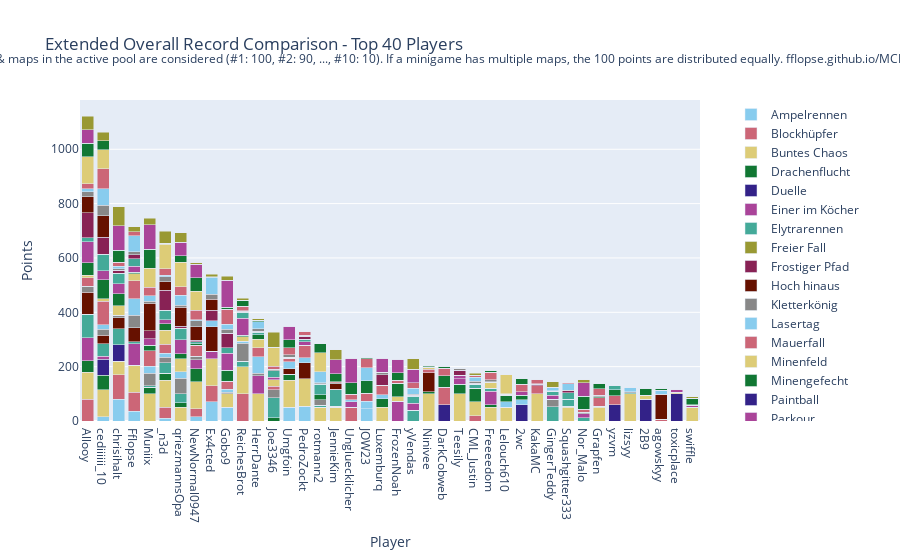

Here is the notebook cell this chart was saved with:
### Code cell
import plotly.graph_objects as go

# Sum all columns to get the total score
outDf['Total'] = outDf.sum(axis=1)

# Sort by total score and fill N/A values with 0
outDf = outDf.sort_values(by='Total', ascending=False).fillna(0)

# Crop to top 10 players
cropDf = outDf.head(40).copy()

# Drop the 'Total' column for plotting
cropDf = cropDf.drop(columns=['Total'])

# Create a color palette
color_palette = px.colors.qualitative.Safe

# Create the stacked bar plot
fig = go.Figure()

cropDf = remove_duplicate_columns(cropDf)

for column in cropDf.columns.difference(['Player']):
    fig.add_trace(go.Bar(
        x=cropDf.index,
        y=cropDf[column],
        name=column,
        marker_color=color_palette[len(fig.data) % len(color_palette)]
    ))

# Update layout
fig.update_layout(
    barmode='stack',
    title='Extended Overall Record Comparison - Top 40 Players',
    xaxis=dict(title='Player'),
    yaxis=dict(title='Points'),
    #height=800,
    #width=1000,
    legend=dict(
        x=1.05,
        y=0.5,
        traceorder='normal',
        font=dict(size=12),
        bgcolor='rgba(255, 255, 255, 0)',
        bordercolor='rgba(0, 0, 0, 0)'
    ),
    margin=dict(r=200),  # Adjust right margin to make room for the legend
    annotations=[
        dict(
            x=0.5,
            y=1.1635,
            xref='paper',
            yref='paper',
            text='Max 100 points per minigame. Records #1 through #10 of games & maps in the active pool are considered (#1: 100, #2: 90, ..., #10: 10). If a minigame has multiple maps, the 100 points are distributed equally. fflopse.github.io/MCP-Records/data-analysis/global-ranking.ipynb',
            showarrow=False,
            font=dict(size=12),
            xanchor='center'
        )
    ]
)

fig.show()

# save the plot as an html file

fig.write_html('out/ext_overall_record_comparison.html')

### Figure 1 — Plotly figure (JSON) as saved in the notebook; plotly's stock layout.template omitted (floating-point values rounded to 4 significant figures)
{"data": [{"marker": {"color": "rgb(136, 204, 238)"}, "name": "Ampelrennen", "type": "bar", "x": ["Allooy", "cediiiiii_10", "chrisihalt", "Fflopse", "Muniix", "_n3d", "qriezmannsOpa", "NewNormal0947", "Ex4cted", "Gobo9", "ReichesBrot", "HerrDante", "Joe3346", "Umgfoin", "PedroZockt", "rotmann2", "JennieKim", "Ungluecklicher", "JOW23", "Luxemburq", "FrozenNoah", "yVendas", "Ninivee", "DarkCobweb", "Teesily", "CML_Justin", "Freeeedom", "Lelouch610", "2wc", "KakaMC", "GingerTeddy", "Squashgitter333", "Nor_Malo", "Grapfen", "yzvm", "lizsyy", "2B9", "agowskyy", "toxicplace", "swiffle"], "y": [0.0, 15.0, 80.0, 35.0, 0.0, 10.0, 0.0, 15.0, 70.0, 50.0, 0.0, 0.0, 0.0, 50.0, 55.0, 0.0, 0.0, 0.0, 45.0, 0.0, 0.0, 0.0, 0.0, 0.0, 0.0, 0.0, 0.0, 0.0, 0.0, 0.0, 0.0, 0.0, 0.0, 0.0, 0.0, 0.0, 0.0, 0.0, 0.0, 0.0]}, {"marker": {"color": "rgb(204, 102, 119)"}, "name": "Blockhüpfer", "type": "bar", "x": ["Allooy", "cediiiiii_10", "chrisihalt", "Fflopse", "Muniix", "_n3d", "qriezmannsOpa", "NewNormal0947", "Ex4cted", "Gobo9", "ReichesBrot", "HerrDante", "Joe3346", "Umgfoin", "PedroZockt", "rotmann2", "JennieKim", "Ungluecklicher", "JOW23", "Luxemburq", "FrozenNoah", "yVendas", "Ninivee", "DarkCobweb", "Teesily", "CML_Justin", "Freeeedom", "Lelouch610", "2wc", "KakaMC", "GingerTeddy", "Squashgitter333", "Nor_Malo", "Grapfen", "yzvm", "lizsyy", "2B9", "agowskyy", "toxicplace", "swiffle"], "y": [80.0, 0.0, 90.0, 70.0, 0.0, 40.0, 0.0, 30.0, 60.0, 0.0, 100.0, 0.0, 0.0, 0.0, 0.0, 0.0, 0.0, 50.0, 0.0, 0.0, 0.0, 0.0, 0.0, 0.0, 0.0, 20.0, 0.0, 0.0, 0.0, 0.0, 0.0, 0.0, 0.0, 0.0, 0.0, 0.0, 0.0, 0.0, 0.0, 0.0]}, {"marker": {"color": "rgb(221, 204, 119)"}, "name": "Buntes Chaos", "type": "bar", "x": ["Allooy", "cediiiiii_10", "chrisihalt", "Fflopse", "Muniix", "_n3d", "qriezmannsOpa", "NewNormal0947", "Ex4cted", "Gobo9", "ReichesBrot", "HerrDante", "Joe3346", "Umgfoin", "PedroZockt", "rotmann2", "JennieKim", "Ungluecklicher", "JOW23", "Luxemburq", "FrozenNoah", "yVendas", "Ninivee", "DarkCobweb", "Teesily", "CML_Justin", "Freeeedom", "Lelouch610", "2wc", "KakaMC", "GingerTeddy", "Squashgitter333", "Nor_Malo", "Grapfen", "yzvm", "lizsyy", "2B9", "agowskyy", "toxicplace", "swiffle"], "y": [100.0, 100.0, 50.0, 100.0, 100.0, 100.0, 50.0, 100.0, 100.0, 50.0, 100.0, 100.0, 0.0, 100.0, 100.0, 50.0, 50.0, 0.0, 0.0, 50.0, 0.0, 0.0, 100.0, 0.0, 100.0, 50.0, 50.0, 50.0, 0.0, 100.0, 0.0, 50.0, 0.0, 50.0, 0.0, 100.0, 0.0, 0.0, 0.0, 50.0]}, {"marker": {"color": "rgb(17, 119, 51)"}, "name": "Drachenflucht", "type": "bar", "x": ["Allooy", "cediiiiii_10", "chrisihalt", "Fflopse", "Muniix", "_n3d", "qriezmannsOpa", "NewNormal0947", "Ex4cted", "Gobo9", "ReichesBrot", "HerrDante", "Joe3346", "Umgfoin", "PedroZockt", "rotmann2", "JennieKim", "Ungluecklicher", "JOW23", "Luxemburq", "FrozenNoah", "yVendas", "Ninivee", "DarkCobweb", "Teesily", "CML_Justin", "Freeeedom", "Lelouch610", "2wc", "KakaMC", "GingerTeddy", "Squashgitter333", "Nor_Malo", "Grapfen", "yzvm", "lizsyy", "2B9", "agowskyy", "toxicplace", "swiffle"], "y": [42.5, 52.5, 0.0, 0.0, 25.0, 25.0, 17.5, 47.5, 0.0, 0.0, 0.0, 0.0, 12.5, 22.5, 0.0, 0.0, 0.0, 0.0, 0.0, 32.5, 0.0, 0.0, 7.5, 0.0, 35.0, 50.0, 10.0, 0.0, 0.0, 0.0, 0.0, 5.0, 0.0, 5.0, 0.0, 0.0, 0.0, 0.0, 0.0, 0.0]}, {"marker": {"color": "rgb(51, 34, 136)"}, "name": "Duelle", "type": "bar", "x": ["Allooy", "cediiiiii_10", "chrisihalt", "Fflopse", "Muniix", "_n3d", "qriezmannsOpa", "NewNormal0947", "Ex4cted", "Gobo9", "ReichesBrot", "HerrDante", "Joe3346", "Umgfoin", "PedroZockt", "rotmann2", "JennieKim", "Ungluecklicher", "JOW23", "Luxemburq", "FrozenNoah", "yVendas", "Ninivee", "DarkCobweb", "Teesily", "CML_Justin", "Freeeedom", "Lelouch610", "2wc", "KakaMC", "GingerTeddy", "Squashgitter333", "Nor_Malo", "Grapfen", "yzvm", "lizsyy", "2B9", "agowskyy", "toxicplace", "swiffle"], "y": [0.0, 60.0, 60.0, 0.0, 0.0, 0.0, 0.0, 0.0, 0.0, 0.0, 0.0, 0.0, 0.0, 0.0, 0.0, 0.0, 0.0, 0.0, 0.0, 0.0, 0.0, 0.0, 0.0, 60.0, 0.0, 0.0, 0.0, 0.0, 60.0, 0.0, 0.0, 0.0, 0.0, 0.0, 60.0, 0.0, 80.0, 0.0, 100.0, 0.0]}, {"marker": {"color": "rgb(170, 68, 153)"}, "name": "Einer im Köcher", "type": "bar", "x": ["Allooy", "cediiiiii_10", "chrisihalt", "Fflopse", "Muniix", "_n3d", "qriezmannsOpa", "NewNormal0947", "Ex4cted", "Gobo9", "ReichesBrot", "HerrDante", "Joe3346", "Umgfoin", "PedroZockt", "rotmann2", "JennieKim", "Ungluecklicher", "JOW23", "Luxemburq", "FrozenNoah", "yVendas", "Ninivee", "DarkCobweb", "Teesily", "CML_Justin", "Freeeedom", "Lelouch610", "2wc", "KakaMC", "GingerTeddy", "Squashgitter333", "Nor_Malo", "Grapfen", "yzvm", "lizsyy", "2B9", "agowskyy", "toxicplace", "swiffle"], "y": [83.33, 10.0, 0.0, 80.0, 0.0, 0.0, 0.0, 33.33, 26.67, 0.0, 0.0, 66.67, 0.0, 0.0, 0.0, 0.0, 0.0, 20.0, 0.0, 0.0, 73.33, 0.0, 0.0, 0.0, 20.0, 0.0, 50.0, 0.0, 0.0, 0.0, 0.0, 0.0, 0.0, 0.0, 0.0, 0.0, 0.0, 0.0, 0.0, 0.0]}, {"marker": {"color": "rgb(68, 170, 153)"}, "name": "Elytrarennen", "type": "bar", "x": ["Allooy", "cediiiiii_10", "chrisihalt", "Fflopse", "Muniix", "_n3d", "qriezmannsOpa", "NewNormal0947", "Ex4cted", "Gobo9", "ReichesBrot", "HerrDante", "Joe3346", "Umgfoin", "PedroZockt", "rotmann2", "JennieKim", "Ungluecklicher", "JOW23", "Luxemburq", "FrozenNoah", "yVendas", "Ninivee", "DarkCobweb", "Teesily", "CML_Justin", "Freeeedom", "Lelouch610", "2wc", "KakaMC", "GingerTeddy", "Squashgitter333", "Nor_Malo", "Grapfen", "yzvm", "lizsyy", "2B9", "agowskyy", "toxicplace", "swiffle"], "y": [87.5, 47.5, 60.0, 7.5, 5.0, 40.0, 32.5, 0.0, 0.0, 0.0, 20.0, 0.0, 72.5, 0.0, 0.0, 7.5, 0.0, 0.0, 0.0, 0.0, 0.0, 40.0, 0.0, 0.0, 0.0, 15.0, 10.0, 0.0, 0.0, 0.0, 52.5, 25.0, 12.5, 0.0, 0.0, 0.0, 0.0, 0.0, 0.0, 0.0]}, {"marker": {"color": "rgb(153, 153, 51)"}, "name": "Freier Fall", "type": "bar", "x": ["Allooy", "cediiiiii_10", "chrisihalt", "Fflopse", "Muniix", "_n3d", "qriezmannsOpa", "NewNormal0947", "Ex4cted", "Gobo9", "ReichesBrot", "HerrDante", "Joe3346", "Umgfoin", "PedroZockt", "rotmann2", "JennieKim", "Ungluecklicher", "JOW23", "Luxemburq", "FrozenNoah", "yVendas", "Ninivee", "DarkCobweb", "Teesily", "CML_Justin", "Freeeedom", "Lelouch610", "2wc", "KakaMC", "GingerTeddy", "Squashgitter333", "Nor_Malo", "Grapfen", "yzvm", "lizsyy", "2B9", "agowskyy", "toxicplace", "swiffle"], "y": [0.0, 0.0, 0.0, 0.0, 0.0, 0.0, 0.0, 0.0, 0.0, 0.0, 0.0, 0.0, 0.0, 0.0, 0.0, 0.0, 0.0, 0.0, 0.0, 0.0, 0.0, 0.0, 0.0, 0.0, 0.0, 0.0, 0.0, 0.0, 0.0, 0.0, 0.0, 0.0, 0.0, 0.0, 0.0, 0.0, 0.0, 0.0, 0.0, 0.0]}, {"marker": {"color": "rgb(136, 34, 85)"}, "name": "Frostiger Pfad", "type": "bar", "x": ["Allooy", "cediiiiii_10", "chrisihalt", "Fflopse", "Muniix", "_n3d", "qriezmannsOpa", "NewNormal0947", "Ex4cted", "Gobo9", "ReichesBrot", "HerrDante", "Joe3346", "Umgfoin", "PedroZockt", "rotmann2", "JennieKim", "Ungluecklicher", "JOW23", "Luxemburq", "FrozenNoah", "yVendas", "Ninivee", "DarkCobweb", "Teesily", "CML_Justin", "Freeeedom", "Lelouch610", "2wc", "KakaMC", "GingerTeddy", "Squashgitter333", "Nor_Malo", "Grapfen", "yzvm", "lizsyy", "2B9", "agowskyy", "toxicplace", "swiffle"], "y": [0.0, 0.0, 0.0, 0.0, 0.0, 0.0, 0.0, 0.0, 0.0, 0.0, 0.0, 0.0, 0.0, 0.0, 0.0, 0.0, 0.0, 0.0, 0.0, 0.0, 0.0, 0.0, 0.0, 0.0, 0.0, 0.0, 0.0, 0.0, 0.0, 0.0, 0.0, 0.0, 0.0, 0.0, 0.0, 0.0, 0.0, 0.0, 0.0, 0.0]}, {"marker": {"color": "rgb(102, 17, 0)"}, "name": "Hoch hinaus", "type": "bar", "x": ["Allooy", "cediiiiii_10", "chrisihalt", "Fflopse", "Muniix", "_n3d", "qriezmannsOpa", "NewNormal0947", "Ex4cted", "Gobo9", "ReichesBrot", "HerrDante", "Joe3346", "Umgfoin", "PedroZockt", "rotmann2", "JennieKim", "Ungluecklicher", "JOW23", "Luxemburq", "FrozenNoah", "yVendas", "Ninivee", "DarkCobweb", "Teesily", "CML_Justin", "Freeeedom", "Lelouch610", "2wc", "KakaMC", "GingerTeddy", "Squashgitter333", "Nor_Malo", "Grapfen", "yzvm", "lizsyy", "2B9", "agowskyy", "toxicplace", "swiffle"], "y": [80.0, 30.0, 40.0, 50.0, 0.0, 0.0, 0.0, 0.0, 90.0, 0.0, 0.0, 0.0, 0.0, 20.0, 60.0, 0.0, 0.0, 0.0, 0.0, 0.0, 0.0, 0.0, 70.0, 0.0, 0.0, 0.0, 0.0, 0.0, 0.0, 0.0, 0.0, 0.0, 0.0, 0.0, 0.0, 0.0, 0.0, 0.0, 0.0, 0.0]}, {"marker": {"color": "rgb(136, 136, 136)"}, "name": "Kletterkönig", "type": "bar", "x": ["Allooy", "cediiiiii_10", "chrisihalt", "Fflopse", "Muniix", "_n3d", "qriezmannsOpa", "NewNormal0947", "Ex4cted", "Gobo9", "ReichesBrot", "HerrDante", "Joe3346", "Umgfoin", "PedroZockt", "rotmann2", "JennieKim", "Ungluecklicher", "JOW23", "Luxemburq", "FrozenNoah", "yVendas", "Ninivee", "DarkCobweb", "Teesily", "CML_Justin", "Freeeedom", "Lelouch610", "2wc", "KakaMC", "GingerTeddy", "Squashgitter333", "Nor_Malo", "Grapfen", "yzvm", "lizsyy", "2B9", "agowskyy", "toxicplace", "swiffle"], "y": [23.33, 23.33, 10.0, 46.67, 46.67, 20.0, 56.67, 13.33, 0.0, 6.667, 66.67, 10.0, 30.0, 0.0, 0.0, 20.0, 0.0, 0.0, 0.0, 0.0, 0.0, 0.0, 0.0, 0.0, 0.0, 0.0, 0.0, 0.0, 0.0, 0.0, 26.67, 0.0, 0.0, 0.0, 0.0, 0.0, 0.0, 0.0, 0.0, 0.0]}, {"marker": {"color": "rgb(136, 204, 238)"}, "name": "Lasertag", "type": "bar", "x": ["Allooy", "cediiiiii_10", "chrisihalt", "Fflopse", "Muniix", "_n3d", "qriezmannsOpa", "NewNormal0947", "Ex4cted", "Gobo9", "ReichesBrot", "HerrDante", "Joe3346", "Umgfoin", "PedroZockt", "rotmann2", "JennieKim", "Ungluecklicher", "JOW23", "Luxemburq", "FrozenNoah", "yVendas", "Ninivee", "DarkCobweb", "Teesily", "CML_Justin", "Freeeedom", "Lelouch610", "2wc", "KakaMC", "GingerTeddy", "Squashgitter333", "Nor_Malo", "Grapfen", "yzvm", "lizsyy", "2B9", "agowskyy", "toxicplace", "swiffle"], "y": [0.0, 15.0, 0.0, 60.0, 25.0, 15.0, 25.0, 0.0, 22.5, 10.0, 7.5, 60.0, 0.0, 25.0, 17.5, 0.0, 5.0, 0.0, 27.5, 15.0, 0.0, 0.0, 0.0, 0.0, 0.0, 0.0, 0.0, 20.0, 17.5, 0.0, 0.0, 0.0, 0.0, 0.0, 0.0, 0.0, 0.0, 0.0, 0.0, 0.0]}, {"marker": {"color": "rgb(204, 102, 119)"}, "name": "Mauerfall", "type": "bar", "x": ["Allooy", "cediiiiii_10", "chrisihalt", "Fflopse", "Muniix", "_n3d", "qriezmannsOpa", "NewNormal0947", "Ex4cted", "Gobo9", "ReichesBrot", "HerrDante", "Joe3346", "Umgfoin", "PedroZockt", "rotmann2", "JennieKim", "Ungluecklicher", "JOW23", "Luxemburq", "FrozenNoah", "yVendas", "Ninivee", "DarkCobweb", "Teesily", "CML_Justin", "Freeeedom", "Lelouch610", "2wc", "KakaMC", "GingerTeddy", "Squashgitter333", "Nor_Malo", "Grapfen", "yzvm", "lizsyy", "2B9", "agowskyy", "toxicplace", "swiffle"], "y": [30.0, 86.67, 0.0, 66.67, 56.67, 33.33, 0.0, 40.0, 0.0, 30.0, 0.0, 33.33, 13.33, 13.33, 46.67, 0.0, 0.0, 0.0, 30.0, 33.33, 0.0, 0.0, 13.33, 63.33, 0.0, 0.0, 0.0, 0.0, 0.0, 30.0, 0.0, 0.0, 0.0, 30.0, 33.33, 0.0, 0.0, 6.667, 0.0, 0.0]}, {"marker": {"color": "rgb(221, 204, 119)"}, "name": "Minenfeld", "type": "bar", "x": ["Allooy", "cediiiiii_10", "chrisihalt", "Fflopse", "Muniix", "_n3d", "qriezmannsOpa", "NewNormal0947", "Ex4cted", "Gobo9", "ReichesBrot", "HerrDante", "Joe3346", "Umgfoin", "PedroZockt", "rotmann2", "JennieKim", "Ungluecklicher", "JOW23", "Luxemburq", "FrozenNoah", "yVendas", "Ninivee", "DarkCobweb", "Teesily", "CML_Justin", "Freeeedom", "Lelouch610", "2wc", "KakaMC", "GingerTeddy", "Squashgitter333", "Nor_Malo", "Grapfen", "yzvm", "lizsyy", "2B9", "agowskyy", "toxicplace", "swiffle"], "y": [10.0, 10.0, 33.33, 26.67, 0.0, 50.0, 46.67, 0.0, 0.0, 0.0, 16.67, 30.0, 23.33, 0.0, 0.0, 0.0, 0.0, 0.0, 0.0, 0.0, 16.67, 0.0, 6.667, 0.0, 0.0, 0.0, 23.33, 0.0, 0.0, 0.0, 0.0, 0.0, 0.0, 0.0, 0.0, 0.0, 13.33, 0.0, 6.667, 0.0]}, {"marker": {"color": "rgb(17, 119, 51)"}, "name": "Minengefecht", "type": "bar", "x": ["Allooy", "cediiiiii_10", "chrisihalt", "Fflopse", "Muniix", "_n3d", "qriezmannsOpa", "NewNormal0947", "Ex4cted", "Gobo9", "ReichesBrot", "HerrDante", "Joe3346", "Umgfoin", "PedroZockt", "rotmann2", "JennieKim", "Ungluecklicher", "JOW23", "Luxemburq", "FrozenNoah", "yVendas", "Ninivee", "DarkCobweb", "Teesily", "CML_Justin", "Freeeedom", "Lelouch610", "2wc", "KakaMC", "GingerTeddy", "Squashgitter333", "Nor_Malo", "Grapfen", "yzvm", "lizsyy", "2B9", "agowskyy", "toxicplace", "swiffle"], "y": [45.0, 70.0, 45.0, 5.0, 20.0, 25.0, 20.0, 5.0, 0.0, 40.0, 5.0, 17.5, 0.0, 0.0, 0.0, 20.0, 0.0, 0.0, 45.0, 0.0, 47.5, 0.0, 0.0, 42.5, 0.0, 0.0, 0.0, 25.0, 17.5, 0.0, 0.0, 0.0, 0.0, 5.0, 22.5, 0.0, 0.0, 0.0, 0.0, 0.0]}, {"marker": {"color": "rgb(51, 34, 136)"}, "name": "Paintball", "type": "bar", "x": ["Allooy", "cediiiiii_10", "chrisihalt", "Fflopse", "Muniix", "_n3d", "qriezmannsOpa", "NewNormal0947", "Ex4cted", "Gobo9", "ReichesBrot", "HerrDante", "Joe3346", "Umgfoin", "PedroZockt", "rotmann2", "JennieKim", "Ungluecklicher", "JOW23", "Luxemburq", "FrozenNoah", "yVendas", "Ninivee", "DarkCobweb", "Teesily", "CML_Justin", "Freeeedom", "Lelouch610", "2wc", "KakaMC", "GingerTeddy", "Squashgitter333", "Nor_Malo", "Grapfen", "yzvm", "lizsyy", "2B9", "agowskyy", "toxicplace", "swiffle"], "y": [0.0, 0.0, 0.0, 0.0, 0.0, 0.0, 0.0, 0.0, 0.0, 0.0, 0.0, 0.0, 0.0, 0.0, 0.0, 0.0, 0.0, 0.0, 0.0, 0.0, 0.0, 0.0, 0.0, 0.0, 0.0, 0.0, 0.0, 0.0, 0.0, 0.0, 0.0, 0.0, 0.0, 0.0, 0.0, 0.0, 0.0, 0.0, 0.0, 0.0]}, {"marker": {"color": "rgb(170, 68, 153)"}, "name": "Parkour", "type": "bar", "x": ["Allooy", "cediiiiii_10", "chrisihalt", "Fflopse", "Muniix", "_n3d", "qriezmannsOpa", "NewNormal0947", "Ex4cted", "Gobo9", "ReichesBrot", "HerrDante", "Joe3346", "Umgfoin", "PedroZockt", "rotmann2", "JennieKim", "Ungluecklicher", "JOW23", "Luxemburq", "FrozenNoah", "yVendas", "Ninivee", "DarkCobweb", "Teesily", "CML_Justin", "Freeeedom", "Lelouch610", "2wc", "KakaMC", "GingerTeddy", "Squashgitter333", "Nor_Malo", "Grapfen", "yzvm", "lizsyy", "2B9", "agowskyy", "toxicplace", "swiffle"], "y": [77.5, 32.5, 37.5, 22.5, 25.0, 15.0, 50.0, 0.0, 0.0, 62.5, 62.5, 0.0, 10.0, 0.0, 12.5, 0.0, 0.0, 0.0, 0.0, 0.0, 0.0, 25.0, 0.0, 0.0, 12.5, 0.0, 0.0, 0.0, 12.5, 0.0, 15.0, 0.0, 15.0, 0.0, 0.0, 0.0, 0.0, 0.0, 10.0, 7.5]}, {"marker": {"color": "rgb(68, 170, 153)"}, "name": "Pferderennen", "type": "bar", "x": ["Allooy", "cediiiiii_10", "chrisihalt", "Fflopse", "Muniix", "_n3d", "qriezmannsOpa", "NewNormal0947", "Ex4cted", "Gobo9", "ReichesBrot", "HerrDante", "Joe3346", "Umgfoin", "PedroZockt", "rotmann2", "JennieKim", "Ungluecklicher", "JOW23", "Luxemburq", "FrozenNoah", "yVendas", "Ninivee", "DarkCobweb", "Teesily", "CML_Justin", "Freeeedom", "Lelouch610", "2wc", "KakaMC", "GingerTeddy", "Squashgitter333", "Nor_Malo", "Grapfen", "yzvm", "lizsyy", "2B9", "agowskyy", "toxicplace", "swiffle"], "y": [15.0, 61.67, 38.33, 26.67, 0.0, 35.0, 43.33, 6.667, 0.0, 20.0, 21.67, 8.333, 23.33, 3.333, 8.333, 38.33, 60.0, 0.0, 0.0, 0.0, 0.0, 26.67, 0.0, 0.0, 0.0, 0.0, 0.0, 3.333, 0.0, 0.0, 15.0, 23.33, 0.0, 0.0, 13.33, 3.333, 0.0, 0.0, 0.0, 0.0]}, {"marker": {"color": "rgb(153, 153, 51)"}, "name": "Reihenfolge", "type": "bar", "x": ["Allooy", "cediiiiii_10", "chrisihalt", "Fflopse", "Muniix", "_n3d", "qriezmannsOpa", "NewNormal0947", "Ex4cted", "Gobo9", "ReichesBrot", "HerrDante", "Joe3346", "Umgfoin", "PedroZockt", "rotmann2", "JennieKim", "Ungluecklicher", "JOW23", "Luxemburq", "FrozenNoah", "yVendas", "Ninivee", "DarkCobweb", "Teesily", "CML_Justin", "Freeeedom", "Lelouch610", "2wc", "KakaMC", "GingerTeddy", "Squashgitter333", "Nor_Malo", "Grapfen", "yzvm", "lizsyy", "2B9", "agowskyy", "toxicplace", "swiffle"], "y": [0.0, 0.0, 0.0, 0.0, 0.0, 0.0, 0.0, 0.0, 0.0, 0.0, 0.0, 0.0, 0.0, 0.0, 0.0, 0.0, 0.0, 0.0, 0.0, 0.0, 0.0, 0.0, 0.0, 0.0, 0.0, 0.0, 0.0, 0.0, 0.0, 0.0, 0.0, 0.0, 0.0, 0.0, 0.0, 0.0, 0.0, 0.0, 0.0, 0.0]}, {"marker": {"color": "rgb(136, 34, 85)"}, "name": "Replika", "type": "bar", "x": ["Allooy", "cediiiiii_10", "chrisihalt", "Fflopse", "Muniix", "_n3d", "qriezmannsOpa", "NewNormal0947", "Ex4cted", "Gobo9", "ReichesBrot", "HerrDante", "Joe3346", "Umgfoin", "PedroZockt", "rotmann2", "JennieKim", "Ungluecklicher", "JOW23", "Luxemburq", "FrozenNoah", "yVendas", "Ninivee", "DarkCobweb", "Teesily", "CML_Justin", "Freeeedom", "Lelouch610", "2wc", "KakaMC", "GingerTeddy", "Squashgitter333", "Nor_Malo", "Grapfen", "yzvm", "lizsyy", "2B9", "agowskyy", "toxicplace", "swiffle"], "y": [91.86, 61.27, 11.53, 15.59, 29.24, 73.73, 7.712, 6.441, 39.24, 53.9, 3.22, 3.644, 0.0, 0.1695, 11.61, 0.7627, 1.949, 0.4237, 0.5085, 39.92, 0.0, 2.627, 0.0, 0.0, 19.32, 4.322, 1.102, 0.8475, 0.0, 4.576, 0.2542, 8.644, 0.0, 0.0, 0.0, 0.9322, 0.0, 0.0, 0.0, 1.017]}, {"marker": {"color": "rgb(102, 17, 0)"}, "name": "Runterpurzeln", "type": "bar", "x": ["Allooy", "cediiiiii_10", "chrisihalt", "Fflopse", "Muniix", "_n3d", "qriezmannsOpa", "NewNormal0947", "Ex4cted", "Gobo9", "ReichesBrot", "HerrDante", "Joe3346", "Umgfoin", "PedroZockt", "rotmann2", "JennieKim", "Ungluecklicher", "JOW23", "Luxemburq", "FrozenNoah", "yVendas", "Ninivee", "DarkCobweb", "Teesily", "CML_Justin", "Freeeedom", "Lelouch610", "2wc", "KakaMC", "GingerTeddy", "Squashgitter333", "Nor_Malo", "Grapfen", "yzvm", "lizsyy", "2B9", "agowskyy", "toxicplace", "swiffle"], "y": [60.0, 80.0, 0.0, 0.0, 100.0, 30.0, 70.0, 50.0, 40.0, 0.0, 0.0, 0.0, 0.0, 0.0, 0.0, 0.0, 20.0, 0.0, 0.0, 0.0, 0.0, 0.0, 0.0, 0.0, 0.0, 0.0, 0.0, 0.0, 0.0, 0.0, 0.0, 0.0, 0.0, 0.0, 0.0, 0.0, 0.0, 90.0, 0.0, 0.0]}, {"marker": {"color": "rgb(136, 136, 136)"}, "name": "Sammelwahn", "type": "bar", "x": ["Allooy", "cediiiiii_10", "chrisihalt", "Fflopse", "Muniix", "_n3d", "qriezmannsOpa", "NewNormal0947", "Ex4cted", "Gobo9", "ReichesBrot", "HerrDante", "Joe3346", "Umgfoin", "PedroZockt", "rotmann2", "JennieKim", "Ungluecklicher", "JOW23", "Luxemburq", "FrozenNoah", "yVendas", "Ninivee", "DarkCobweb", "Teesily", "CML_Justin", "Freeeedom", "Lelouch610", "2wc", "KakaMC", "GingerTeddy", "Squashgitter333", "Nor_Malo", "Grapfen", "yzvm", "lizsyy", "2B9", "agowskyy", "toxicplace", "swiffle"], "y": [17.91, 39.3, 4.651, 10.0, 8.372, 19.53, 6.279, 21.16, 17.44, 15.12, 2.093, 10.93, 5.814, 9.535, 4.651, 4.419, 4.419, 0.9302, 0.4651, 9.535, 2.326, 4.419, 1.395, 1.395, 5.349, 7.209, 7.209, 0.4651, 0.0, 2.791, 1.628, 0.4651, 3.953, 4.884, 0.0, 2.791, 2.326, 1.86, 0.0, 1.86]}, {"marker": {"color": "rgb(136, 204, 238)"}, "name": "Schießstand", "type": "bar", "x": ["Allooy", "cediiiiii_10", "chrisihalt", "Fflopse", "Muniix", "_n3d", "qriezmannsOpa", "NewNormal0947", "Ex4cted", "Gobo9", "ReichesBrot", "HerrDante", "Joe3346", "Umgfoin", "PedroZockt", "rotmann2", "JennieKim", "Ungluecklicher", "JOW23", "Luxemburq", "FrozenNoah", "yVendas", "Ninivee", "DarkCobweb", "Teesily", "CML_Justin", "Freeeedom", "Lelouch610", "2wc", "KakaMC", "GingerTeddy", "Squashgitter333", "Nor_Malo", "Grapfen", "yzvm", "lizsyy", "2B9", "agowskyy", "toxicplace", "swiffle"], "y": [10.0, 60.0, 10.0, 60.0, 20.0, 5.0, 37.5, 5.0, 62.5, 17.5, 0.0, 25.0, 0.0, 0.0, 0.0, 40.0, 0.0, 7.5, 47.5, 0.0, 0.0, 22.5, 0.0, 0.0, 0.0, 15.0, 0.0, 0.0, 0.0, 0.0, 12.5, 25.0, 0.0, 0.0, 0.0, 15.0, 0.0, 15.0, 0.0, 0.0]}, {"marker": {"color": "rgb(204, 102, 119)"}, "name": "Skywars", "type": "bar", "x": ["Allooy", "cediiiiii_10", "chrisihalt", "Fflopse", "Muniix", "_n3d", "qriezmannsOpa", "NewNormal0947", "Ex4cted", "Gobo9", "ReichesBrot", "HerrDante", "Joe3346", "Umgfoin", "PedroZockt", "rotmann2", "JennieKim", "Ungluecklicher", "JOW23", "Luxemburq", "FrozenNoah", "yVendas", "Ninivee", "DarkCobweb", "Teesily", "CML_Justin", "Freeeedom", "Lelouch610", "2wc", "KakaMC", "GingerTeddy", "Squashgitter333", "Nor_Malo", "Grapfen", "yzvm", "lizsyy", "2B9", "agowskyy", "toxicplace", "swiffle"], "y": [18.33, 73.33, 13.33, 13.33, 31.67, 23.33, 31.67, 33.33, 3.333, 55.0, 16.67, 0.0, 10.0, 25.0, 13.33, 0.0, 3.333, 20.0, 33.33, 0.0, 10.0, 20.0, 0.0, 26.67, 0.0, 6.667, 28.33, 0.0, 28.33, 16.67, 0.0, 3.333, 11.67, 23.33, 0.0, 0.0, 0.0, 0.0, 0.0, 0.0]}, {"marker": {"color": "rgb(221, 204, 119)"}, "name": "Spleef", "type": "bar", "x": ["Allooy", "cediiiiii_10", "chrisihalt", "Fflopse", "Muniix", "_n3d", "qriezmannsOpa", "NewNormal0947", "Ex4cted", "Gobo9", "ReichesBrot", "HerrDante", "Joe3346", "Umgfoin", "PedroZockt", "rotmann2", "JennieKim", "Ungluecklicher", "JOW23", "Luxemburq", "FrozenNoah", "yVendas", "Ninivee", "DarkCobweb", "Teesily", "CML_Justin", "Freeeedom", "Lelouch610", "2wc", "KakaMC", "GingerTeddy", "Squashgitter333", "Nor_Malo", "Grapfen", "yzvm", "lizsyy", "2B9", "agowskyy", "toxicplace", "swiffle"], "y": [100.0, 70.0, 0.0, 0.0, 70.0, 90.0, 90.0, 70.0, 0.0, 0.0, 0.0, 0.0, 70.0, 0.0, 0.0, 70.0, 0.0, 0.0, 0.0, 0.0, 0.0, 0.0, 0.0, 0.0, 0.0, 0.0, 0.0, 70.0, 0.0, 0.0, 0.0, 0.0, 0.0, 0.0, 0.0, 0.0, 0.0, 0.0, 0.0, 0.0]}, {"marker": {"color": "rgb(17, 119, 51)"}, "name": "Survivalgames", "type": "bar", "x": ["Allooy", "cediiiiii_10", "chrisihalt", "Fflopse", "Muniix", "_n3d", "qriezmannsOpa", "NewNormal0947", "Ex4cted", "Gobo9", "ReichesBrot", "HerrDante", "Joe3346", "Umgfoin", "PedroZockt", "rotmann2", "JennieKim", "Ungluecklicher", "JOW23", "Luxemburq", "FrozenNoah", "yVendas", "Ninivee", "DarkCobweb", "Teesily", "CML_Justin", "Freeeedom", "Lelouch610", "2wc", "KakaMC", "GingerTeddy", "Squashgitter333", "Nor_Malo", "Grapfen", "yzvm", "lizsyy", "2B9", "agowskyy", "toxicplace", "swiffle"], "y": [50.0, 32.5, 45.0, 0.0, 70.0, 5.0, 22.5, 50.0, 0.0, 7.5, 22.5, 5.0, 0.0, 30.0, 0.0, 32.5, 30.0, 42.5, 5.0, 0.0, 27.5, 0.0, 5.0, 5.0, 0.0, 0.0, 7.5, 0.0, 20.0, 0.0, 0.0, 0.0, 47.5, 20.0, 0.0, 0.0, 25.0, 5.0, 0.0, 22.5]}, {"marker": {"color": "rgb(51, 34, 136)"}, "name": "Todeswürfel", "type": "bar", "x": ["Allooy", "cediiiiii_10", "chrisihalt", "Fflopse", "Muniix", "_n3d", "qriezmannsOpa", "NewNormal0947", "Ex4cted", "Gobo9", "ReichesBrot", "HerrDante", "Joe3346", "Umgfoin", "PedroZockt", "rotmann2", "JennieKim", "Ungluecklicher", "JOW23", "Luxemburq", "FrozenNoah", "yVendas", "Ninivee", "DarkCobweb", "Teesily", "CML_Justin", "Freeeedom", "Lelouch610", "2wc", "KakaMC", "GingerTeddy", "Squashgitter333", "Nor_Malo", "Grapfen", "yzvm", "lizsyy", "2B9", "agowskyy", "toxicplace", "swiffle"], "y": [0.0, 0.0, 0.0, 0.0, 0.0, 0.0, 0.0, 0.0, 0.0, 0.0, 0.0, 0.0, 0.0, 0.0, 0.0, 0.0, 0.0, 0.0, 0.0, 0.0, 0.0, 0.0, 0.0, 0.0, 0.0, 0.0, 0.0, 0.0, 0.0, 0.0, 0.0, 0.0, 0.0, 0.0, 0.0, 0.0, 0.0, 0.0, 0.0, 0.0]}, {"marker": {"color": "rgb(170, 68, 153)"}, "name": "Turmroulette", "type": "bar", "x": ["Allooy", "cediiiiii_10", "chrisihalt", "Fflopse", "Muniix", "_n3d", "qriezmannsOpa", "NewNormal0947", "Ex4cted", "Gobo9", "ReichesBrot", "HerrDante", "Joe3346", "Umgfoin", "PedroZockt", "rotmann2", "JennieKim", "Ungluecklicher", "JOW23", "Luxemburq", "FrozenNoah", "yVendas", "Ninivee", "DarkCobweb", "Teesily", "CML_Justin", "Freeeedom", "Lelouch610", "2wc", "KakaMC", "GingerTeddy", "Squashgitter333", "Nor_Malo", "Grapfen", "yzvm", "lizsyy", "2B9", "agowskyy", "toxicplace", "swiffle"], "y": [50.0, 0.0, 90.0, 0.0, 90.0, 0.0, 50.0, 50.0, 0.0, 100.0, 0.0, 0.0, 0.0, 50.0, 0.0, 0.0, 50.0, 90.0, 0.0, 50.0, 50.0, 50.0, 0.0, 0.0, 0.0, 0.0, 0.0, 0.0, 0.0, 0.0, 0.0, 0.0, 50.0, 0.0, 0.0, 0.0, 0.0, 0.0, 0.0, 0.0]}, {"marker": {"color": "rgb(68, 170, 153)"}, "name": "Waffenfolge", "type": "bar", "x": ["Allooy", "cediiiiii_10", "chrisihalt", "Fflopse", "Muniix", "_n3d", "qriezmannsOpa", "NewNormal0947", "Ex4cted", "Gobo9", "ReichesBrot", "HerrDante", "Joe3346", "Umgfoin", "PedroZockt", "rotmann2", "JennieKim", "Ungluecklicher", "JOW23", "Luxemburq", "FrozenNoah", "yVendas", "Ninivee", "DarkCobweb", "Teesily", "CML_Justin", "Freeeedom", "Lelouch610", "2wc", "KakaMC", "GingerTeddy", "Squashgitter333", "Nor_Malo", "Grapfen", "yzvm", "lizsyy", "2B9", "agowskyy", "toxicplace", "swiffle"], "y": [0.0, 0.0, 0.0, 0.0, 0.0, 0.0, 0.0, 0.0, 0.0, 0.0, 0.0, 0.0, 0.0, 0.0, 0.0, 0.0, 0.0, 0.0, 0.0, 0.0, 0.0, 0.0, 0.0, 0.0, 0.0, 0.0, 0.0, 0.0, 0.0, 0.0, 0.0, 0.0, 0.0, 0.0, 0.0, 0.0, 0.0, 0.0, 0.0, 0.0]}, {"marker": {"color": "rgb(153, 153, 51)"}, "name": "Wettrennen", "type": "bar", "x": ["Allooy", "cediiiiii_10", "chrisihalt", "Fflopse", "Muniix", "_n3d", "qriezmannsOpa", "NewNormal0947", "Ex4cted", "Gobo9", "ReichesBrot", "HerrDante", "Joe3346", "Umgfoin", "PedroZockt", "rotmann2", "JennieKim", "Ungluecklicher", "JOW23", "Luxemburq", "FrozenNoah", "yVendas", "Ninivee", "DarkCobweb", "Teesily", "CML_Justin", "Freeeedom", "Lelouch610", "2wc", "KakaMC", "GingerTeddy", "Squashgitter333", "Nor_Malo", "Grapfen", "yzvm", "lizsyy", "2B9", "agowskyy", "toxicplace", "swiffle"], "y": [50.0, 32.0, 70.0, 20.0, 24.0, 44.0, 36.0, 6.0, 8.0, 14.0, 8.0, 6.0, 56.0, 0.0, 0.0, 0.0, 38.0, 0.0, 0.0, 0.0, 0.0, 38.0, 0.0, 0.0, 0.0, 8.0, 0.0, 0.0, 0.0, 0.0, 20.0, 0.0, 12.0, 0.0, 0.0, 0.0, 0.0, 0.0, 0.0, 6.0]}], "layout": {"annotations": [{"font": {"size": 12}, "showarrow": false, "text": "Max 100 points per minigame. Records #1 through #10 of games & maps in the active pool are considered (#1: 100, #2: 90, ..., #10: 10). If a minigame has multiple maps, the 100 points are distributed equally. fflopse.github.io/MCP-Records/data-analysis/global-ranking.ipynb", "x": 0.5, "xanchor": "center", "xref": "paper", "y": 1.163, "yref": "paper"}], "barmode": "stack", "legend": {"bgcolor": "rgba(255, 255, 255, 0)", "bordercolor": "rgba(0, 0, 0, 0)", "font": {"size": 12}, "traceorder": "normal", "x": 1.05, "y": 0.5}, "margin": {"r": 200}, "title": {"text": "Extended Overall Record Comparison - Top 40 Players"}, "xaxis": {"title": {"text": "Player"}}, "yaxis": {"title": {"text": "Points"}}}}
